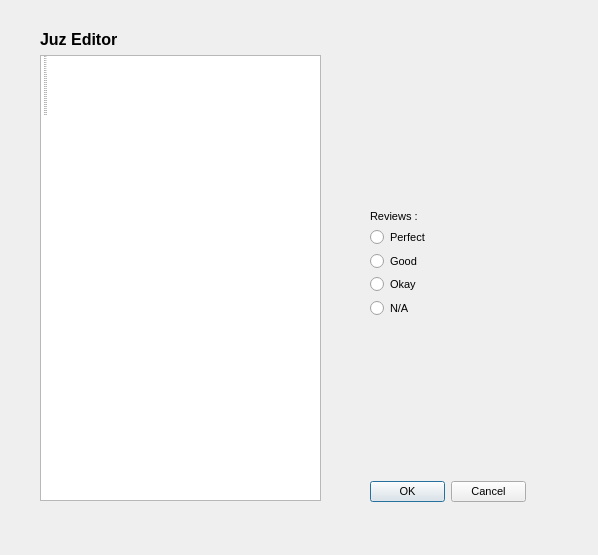
<?xml version="1.0" encoding="UTF-8"?>
<ui version="4.0">
 <class>juzEditWindow</class>
 <widget class="QDialog" name="juzEditWindow">
  <property name="geometry">
   <rect>
    <x>0</x>
    <y>0</y>
    <width>598</width>
    <height>555</height>
   </rect>
  </property>
  <property name="font">
   <font>
    <pointsize>1</pointsize>
   </font>
  </property>
  <property name="windowTitle">
   <string>Dialog</string>
  </property>
  <property name="sizeGripEnabled">
   <bool>false</bool>
  </property>
  <property name="modal">
   <bool>false</bool>
  </property>
  <widget class="QWidget" name="verticalLayoutWidget">
   <property name="geometry">
    <rect>
     <x>40</x>
     <y>30</y>
     <width>281</width>
     <height>471</height>
    </rect>
   </property>
   <layout class="QVBoxLayout" name="verticalLayout">
    <item>
     <widget class="QLabel" name="label">
      <property name="font">
       <font>
        <pointsize>12</pointsize>
        <weight>75</weight>
        <bold>true</bold>
       </font>
      </property>
      <property name="text">
       <string>Juz Editor</string>
      </property>
     </widget>
    </item>
    <item>
     <widget class="QListWidget" name="listWidget">
      <item>
       <property name="text">
        <string>Juz 1</string>
       </property>
      </item>
      <item>
       <property name="text">
        <string>Juz 2</string>
       </property>
      </item>
      <item>
       <property name="text">
        <string>Juz 3</string>
       </property>
      </item>
      <item>
       <property name="text">
        <string>Juz 4</string>
       </property>
      </item>
      <item>
       <property name="text">
        <string>Juz 5</string>
       </property>
      </item>
      <item>
       <property name="text">
        <string>Juz 6</string>
       </property>
      </item>
      <item>
       <property name="text">
        <string>Juz 7</string>
       </property>
      </item>
      <item>
       <property name="text">
        <string>Juz 8</string>
       </property>
      </item>
      <item>
       <property name="text">
        <string>Juz 9</string>
       </property>
      </item>
      <item>
       <property name="text">
        <string>Juz 10</string>
       </property>
      </item>
      <item>
       <property name="text">
        <string>Juz 11</string>
       </property>
      </item>
      <item>
       <property name="text">
        <string>Juz 12</string>
       </property>
      </item>
      <item>
       <property name="text">
        <string>Juz 13</string>
       </property>
      </item>
      <item>
       <property name="text">
        <string>Juz 14</string>
       </property>
      </item>
      <item>
       <property name="text">
        <string>Juz 15</string>
       </property>
      </item>
      <item>
       <property name="text">
        <string>Juz 16</string>
       </property>
      </item>
      <item>
       <property name="text">
        <string>Juz 17</string>
       </property>
      </item>
      <item>
       <property name="text">
        <string>Juz 18</string>
       </property>
      </item>
      <item>
       <property name="text">
        <string>Juz 19</string>
       </property>
      </item>
      <item>
       <property name="text">
        <string>Juz 20</string>
       </property>
      </item>
      <item>
       <property name="text">
        <string>Juz 21</string>
       </property>
      </item>
      <item>
       <property name="text">
        <string>Juz 22</string>
       </property>
      </item>
      <item>
       <property name="text">
        <string>Juz 23</string>
       </property>
      </item>
      <item>
       <property name="text">
        <string>Juz 24</string>
       </property>
      </item>
      <item>
       <property name="text">
        <string>Juz 25</string>
       </property>
      </item>
      <item>
       <property name="text">
        <string>Juz 26</string>
       </property>
      </item>
      <item>
       <property name="text">
        <string>Juz 27</string>
       </property>
      </item>
      <item>
       <property name="text">
        <string>Juz 28</string>
       </property>
      </item>
      <item>
       <property name="text">
        <string>Juz 29</string>
       </property>
      </item>
      <item>
       <property name="text">
        <string>Juz 30</string>
       </property>
      </item>
     </widget>
    </item>
   </layout>
  </widget>
  <widget class="QWidget" name="verticalLayoutWidget_2">
   <property name="geometry">
    <rect>
     <x>370</x>
     <y>210</y>
     <width>160</width>
     <height>107</height>
    </rect>
   </property>
   <layout class="QVBoxLayout" name="verticalLayout_2">
    <item>
     <widget class="QLabel" name="label_2">
      <property name="font">
       <font>
        <pointsize>8</pointsize>
       </font>
      </property>
      <property name="text">
       <string>Reviews :</string>
      </property>
     </widget>
    </item>
    <item>
     <widget class="QRadioButton" name="perfectRadio">
      <property name="font">
       <font>
        <pointsize>8</pointsize>
       </font>
      </property>
      <property name="text">
       <string>Perfect</string>
      </property>
     </widget>
    </item>
    <item>
     <widget class="QRadioButton" name="goodRadio">
      <property name="font">
       <font>
        <pointsize>8</pointsize>
       </font>
      </property>
      <property name="text">
       <string>Good</string>
      </property>
     </widget>
    </item>
    <item>
     <widget class="QRadioButton" name="okayRadio">
      <property name="font">
       <font>
        <pointsize>8</pointsize>
       </font>
      </property>
      <property name="text">
       <string>Okay</string>
      </property>
     </widget>
    </item>
    <item>
     <widget class="QRadioButton" name="notAvailableRadio">
      <property name="font">
       <font>
        <pointsize>8</pointsize>
       </font>
      </property>
      <property name="text">
       <string>N/A</string>
      </property>
     </widget>
    </item>
   </layout>
  </widget>
  <widget class="QDialogButtonBox" name="buttonBox">
   <property name="geometry">
    <rect>
     <x>370</x>
     <y>480</y>
     <width>156</width>
     <height>23</height>
    </rect>
   </property>
   <property name="font">
    <font>
     <pointsize>8</pointsize>
    </font>
   </property>
   <property name="orientation">
    <enum>Qt::Horizontal</enum>
   </property>
   <property name="standardButtons">
    <set>QDialogButtonBox::Cancel|QDialogButtonBox::Ok</set>
   </property>
   <property name="centerButtons">
    <bool>false</bool>
   </property>
  </widget>
  <action name="actiontest">
   <property name="text">
    <string>test</string>
   </property>
  </action>
 </widget>
 <resources/>
 <connections>
  <connection>
   <sender>buttonBox</sender>
   <signal>accepted()</signal>
   <receiver>juzEditWindow</receiver>
   <slot>accept()</slot>
   <hints>
    <hint type="sourcelabel">
     <x>447</x>
     <y>491</y>
    </hint>
    <hint type="destinationlabel">
     <x>298</x>
     <y>277</y>
    </hint>
   </hints>
  </connection>
  <connection>
   <sender>buttonBox</sender>
   <signal>rejected()</signal>
   <receiver>juzEditWindow</receiver>
   <slot>reject()</slot>
   <hints>
    <hint type="sourcelabel">
     <x>447</x>
     <y>491</y>
    </hint>
    <hint type="destinationlabel">
     <x>298</x>
     <y>277</y>
    </hint>
   </hints>
  </connection>
 </connections>
</ui>
